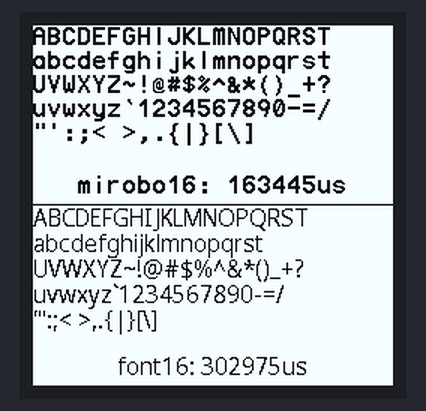
The program below on a simulated Raspberry Pi Pico running MicroPython. Parts: 240×240 colour display. Library files of the repository ran but are not shown: LCDconfig_Pico.py, NotoSansDisplay_16.py, LCD.py. At 0.6 s the program stops and its outputs stay as they are.

Above: at 0.7 s.

The program:

Text_Comparison.py
```python
# ==============================================================================
# BEAPER Pico Text Comparison
# Version 1.1
# Updated: September 3, 2026
#
# Compares the time taken to write text using text16() with the built-in
# display font and write() using converted TrueType fonts while allowing
# users to compare the appearance of all font characters from 0x20-0x7e.
#
# Uses the LCD.py driver module adapted from Russ Hughes' st7789py.py MicroPython
# ST7789 driver library. (https://github.com/russhughes/st7789py_mpy)
#
# Requires TrueType fonts to be converted using write_font_converter.py
#
# Required files:
#     LCDconfig_Nano.py - LCD configuration file for BEAPER Nano, or
#     LCDconfig_Pico.py - LCD configuration file for BEAPER Pico
#     LCD.py - LCD driver module that extends the MicroPython framebuffer
#
#     A converted TrueType font (use Russ Hughes' write_font_converter.py
#     program to convert the font for use with write()):
#          NotoSansDisplay_16.py - converted Noto Sans Display font
# ==============================================================================

from machine import Pin, PWM
import time

# import LCDconfig_Nano as lcd_config     # Customized for BEAPER Nano I/O pins
import LCDconfig_Pico as lcd_config     # Customized for BEAPER Pico I/O pins

# Import converted TrueType font as font16 for comparison
import NotoSansDisplay_16 as font16
# import NotoSansMono_16 as font16

lcd = lcd_config.config()    # Configure LCD as lcd

# All printable ASCII characters (0x20-0x7e) are displayed in both
# fonts using the same row layout. The time taken to draw each
# font set is measured and displayed below each font's output.

_CHAR_ROWS = (
    "ABCDEFGHIJKLMNOPQRST",
    "abcdefghijklmnopqrst",
    "UVWXYZ~!@#$%^&*()_+?",
    "uvwxyz`1234567890-=/",
    "\"':;< >,.{|}[\]",
)

lcd.fill(0x0008)

# Time text16() to draw all 95 characters
start_time = time.ticks_us()
for i, row in enumerate(_CHAR_ROWS):
    lcd.text16(row, 0, 1 + i * 16)
text16_time = time.ticks_diff(time.ticks_us(), start_time)

# Dividing line
lcd.hline(0, 119, 240, lcd.WHITE75)

# Time write() with font16 drawing the same 95 characters
font16_h = lcd.write_height(font16)
start_time = time.ticks_us()
for i, row in enumerate(_CHAR_ROWS):
    lcd.write(row, 0, 121 + i * font16_h, font16, lcd.WHITE75)
font16_time = time.ticks_diff(time.ticks_us(), start_time)

# Display timing results and prompt below the font samples.
# Use text16() for the compact result lines and notosans24 for the prompt.
t16_str  = "mirobo16: " + str(text16_time) + "us"
t16_x    = (240 - lcd.text16_width(t16_str)) // 2
f16_str  = "font16: " + str(font16_time) + "us"
f16_x    = (240 - lcd.write_width(f16_str, font16)) // 2
lcd.text16(t16_str, t16_x, 100, lcd.WHITE75)
lcd.write(f16_str, f16_x, 220, font16, lcd.WHITE75)
lcd.update()
```
